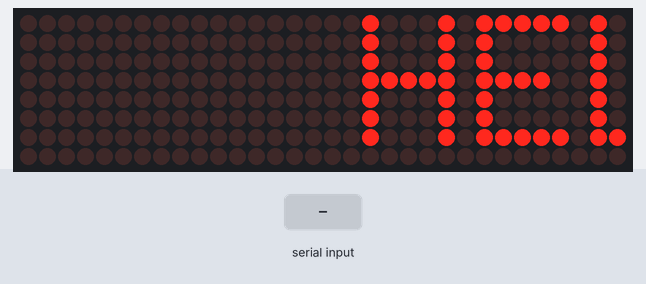
The sketch below on a simulated Arduino Uno, built with avr-gcc and run on an emulated ATmega328P. Shown: 32×8 LED matrix. Inputs (shaded band) come from the test bench. What the sketch prints to the serial monitor is not drawn.

Above: at 1.2 s.
1.3 s: "1\n" received over Serial
At 1.7 s:
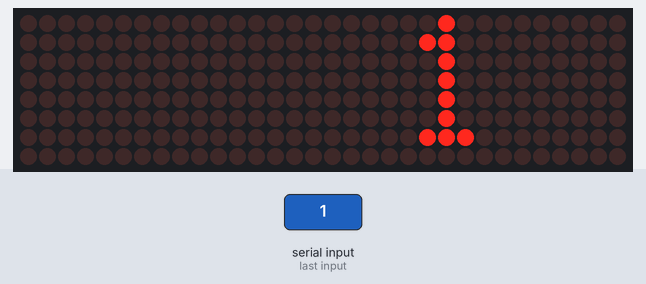
At 2.6 s:
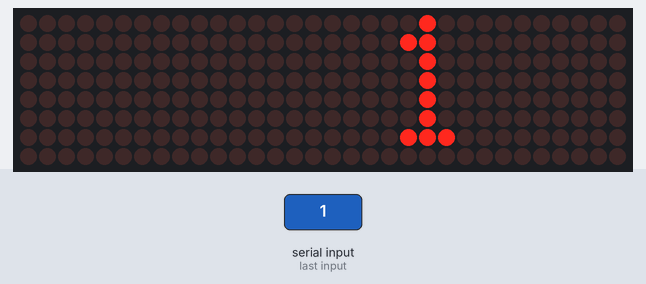
Timing chart, 0 to 4.3 s (numbered marks = the images above; inputs shaded):
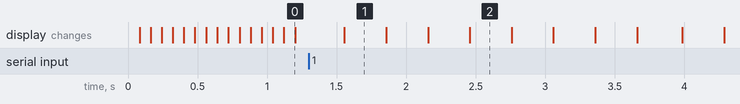

The sketch:

BTH3_SPI_MATRIX_LED.ino
```cpp
#include <MD_Parola.h>
#include <MD_MAX72xx.h>
#include <SPI.h>

#define HARDWARE_TYPE MD_MAX72XX::FC16_HW
#define MAX_DEVICES 4
#define CS_PIN 10

MD_Parola parola = MD_Parola(HARDWARE_TYPE, CS_PIN, MAX_DEVICES);

String msg = "HELLO";       // Chuỗi mặc định
bool hasNewMsg = false;

void setup() {
  Serial.begin(9600);

  parola.begin();
  parola.displayClear();

  // Hiển thị chuỗi mặc định ban đầu
  parola.displayText((char*)msg.c_str(), PA_CENTER, 80, 0, PA_SCROLL_LEFT, PA_SCROLL_LEFT);

  Serial.println("Nhap chuoi roi nhan Enter:");
}

void loop() {
  // Nhận dữ liệu từ Virtual Terminal (Proteus)
  if (Serial.available() > 0) {
    msg = Serial.readStringUntil('\n');
    msg.trim();

    if (msg != "") {
      hasNewMsg = true;
    }
  }

  // Khi có chuỗi mới
  if (hasNewMsg) {
    parola.displayClear();
    parola.displayReset();

    // Hiển thị chuỗi vừa nhập
    parola.displayText((char*)msg.c_str(), PA_CENTER, 25, 0, PA_SCROLL_LEFT, PA_SCROLL_LEFT);

    hasNewMsg = false;
  }

  // Chạy hiệu ứng Parola
  if (parola.displayAnimate()) {
    parola.displayReset();
  }
}
```

Measured:
- after the input at 1.3 s, the display: changes after 0.26 s (image 1)
